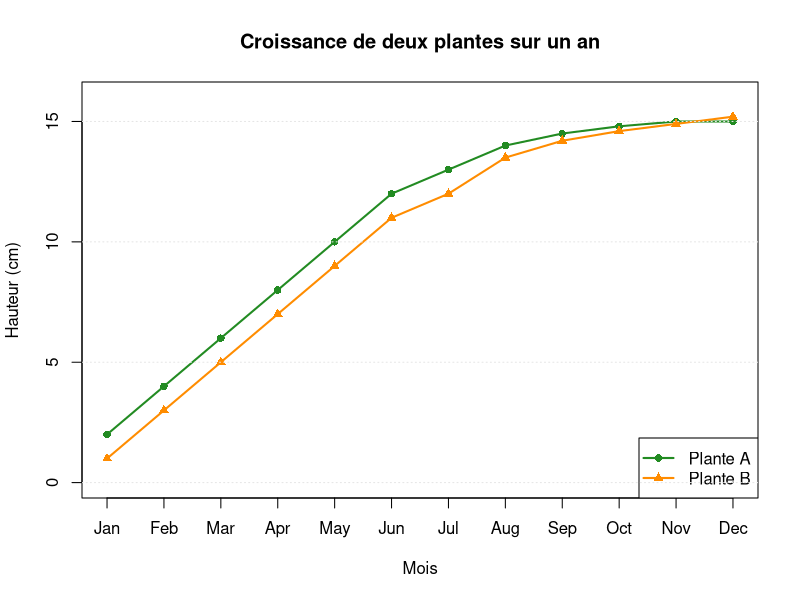

Write R code to recreate this figure.
# Simuler des données : croissance de deux plantes sur 12 mois
mois <- 1:12
plante_A <- c(2, 4, 6, 8, 10, 12, 13, 14, 14.5, 14.8, 15, 15)
plante_B <- c(1, 3, 5, 7, 9, 11, 12, 13.5, 14.2, 14.6, 14.9, 15.2)

# Créer le plot de base pour la plante A
plot(mois, plante_A,
     type = "o",                          # lignes + points
     col = "forestgreen",                # couleur de la courbe
     pch = 16,                            # type de point
     lwd = 2,                             # épaisseur de ligne
     ylim = c(0, 16),                     # limite de l’axe y
     xaxt = "n",                          # désactiver l’axe x temporairement
     xlab = "Mois", ylab = "Hauteur (cm)",
     main = "Croissance de deux plantes sur un an")

# Ajouter les mois en abscisse
axis(1, at = mois, labels = month.abb)

# Ajouter la courbe pour la plante B
lines(mois, plante_B, type = "o", col = "darkorange", pch = 17, lwd = 2)

# Ajouter une légende
legend("bottomright",
       legend = c("Plante A", "Plante B"),
       col = c("forestgreen", "darkorange"),
       pch = c(16, 17),
       lty = 1,
       lwd = 2,
       bg = "white")

# Ajouter une grille
grid(nx = NA, ny = NULL, col = "gray90", lty = "dotted")

